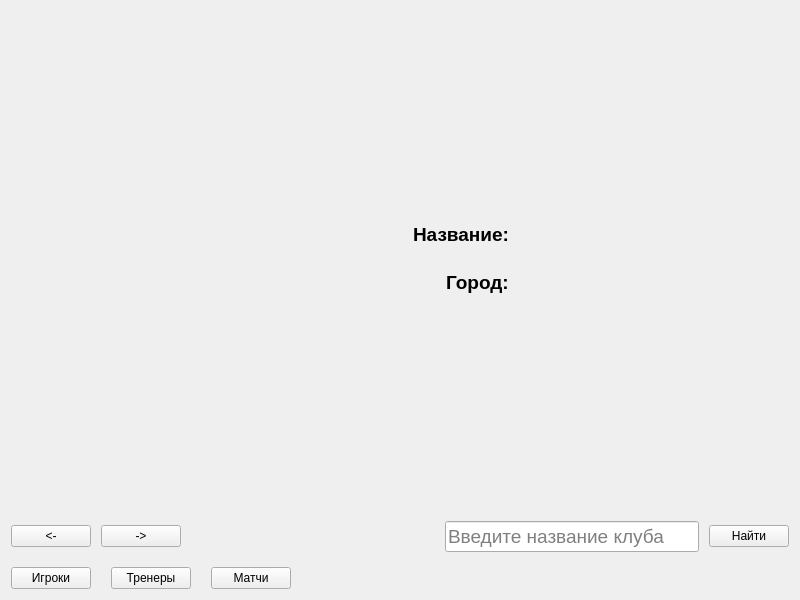
<?xml version="1.0" encoding="UTF-8"?>
<ui version="4.0">
 <class>ClubPage</class>
 <widget class="QWidget" name="ClubPage">
  <property name="geometry">
   <rect>
    <x>0</x>
    <y>0</y>
    <width>800</width>
    <height>600</height>
   </rect>
  </property>
  <property name="minimumSize">
   <size>
    <width>800</width>
    <height>600</height>
   </size>
  </property>
  <layout class="QVBoxLayout" name="verticalLayout">
   <property name="spacing">
    <number>15</number>
   </property>
   <item>
    <layout class="QHBoxLayout" name="headerLayout">
     <property name="spacing">
      <number>25</number>
     </property>
     <item>
      <widget class="QLabel" name="logoLabel">
       <property name="scaledContents">
        <bool>true</bool>
       </property>
       <property name="fixedSize" stdset="0">
        <size>
         <width>120</width>
         <height>120</height>
        </size>
       </property>
      </widget>
     </item>
     <item>
      <layout class="QFormLayout" name="formLayout">
       <property name="labelAlignment">
        <set>Qt::AlignmentFlag::AlignRight|Qt::AlignmentFlag::AlignTrailing|Qt::AlignmentFlag::AlignVCenter</set>
       </property>
       <property name="formAlignment">
        <set>Qt::AlignmentFlag::AlignLeading|Qt::AlignmentFlag::AlignLeft|Qt::AlignmentFlag::AlignVCenter</set>
       </property>
       <item row="0" column="0">
        <widget class="QLabel" name="labelName">
         <property name="font">
          <font>
           <pointsize>14</pointsize>
           <bold>true</bold>
          </font>
         </property>
         <property name="text">
          <string>Название:</string>
         </property>
        </widget>
       </item>
       <item row="0" column="1">
        <widget class="QLabel" name="nameLabel">
         <property name="font">
          <font>
           <pointsize>14</pointsize>
          </font>
         </property>
        </widget>
       </item>
       <item row="1" column="0">
        <widget class="QLabel" name="labelCity">
         <property name="font">
          <font>
           <pointsize>14</pointsize>
           <bold>true</bold>
          </font>
         </property>
         <property name="text">
          <string>Город:</string>
         </property>
        </widget>
       </item>
       <item row="1" column="1">
        <widget class="QLabel" name="cityLabel">
         <property name="font">
          <font>
           <pointsize>14</pointsize>
          </font>
         </property>
        </widget>
       </item>
      </layout>
     </item>
    </layout>
   </item>
   <item>
    <layout class="QHBoxLayout" name="navLayout">
     <property name="spacing">
      <number>10</number>
     </property>
     <item>
      <widget class="QPushButton" name="prevButton">
       <property name="text">
        <string>&lt;-</string>
       </property>
      </widget>
     </item>
     <item>
      <widget class="QPushButton" name="nextButton">
       <property name="text">
        <string>-&gt;</string>
       </property>
      </widget>
     </item>
     <item>
      <spacer name="navSpacer">
       <property name="orientation">
        <enum>Qt::Orientation::Horizontal</enum>
       </property>
       <property name="sizeHint" stdset="0">
        <size>
         <width>40</width>
         <height>20</height>
        </size>
       </property>
      </spacer>
     </item>
     <item>
      <widget class="QLineEdit" name="searchEdit">
       <property name="font">
        <font>
         <pointsize>14</pointsize>
        </font>
       </property>
       <property name="placeholderText">
        <string>Введите название клуба</string>
       </property>
      </widget>
     </item>
     <item>
      <widget class="QPushButton" name="searchButton">
       <property name="text">
        <string>Найти</string>
       </property>
      </widget>
     </item>
    </layout>
   </item>
   <item>
    <layout class="QHBoxLayout" name="actionLayout">
     <property name="spacing">
      <number>20</number>
     </property>
     <item>
      <widget class="QPushButton" name="playersButton">
       <property name="text">
        <string>Игроки</string>
       </property>
      </widget>
     </item>
     <item>
      <widget class="QPushButton" name="coachesButton">
       <property name="text">
        <string>Тренеры</string>
       </property>
      </widget>
     </item>
     <item>
      <widget class="QPushButton" name="matchesButton">
       <property name="text">
        <string>Матчи</string>
       </property>
      </widget>
     </item>
     <item>
      <spacer name="actionSpacer">
       <property name="orientation">
        <enum>Qt::Orientation::Horizontal</enum>
       </property>
       <property name="sizeHint" stdset="0">
        <size>
         <width>40</width>
         <height>20</height>
        </size>
       </property>
      </spacer>
     </item>
    </layout>
   </item>
  </layout>
 </widget>
 <resources/>
 <connections/>
</ui>
